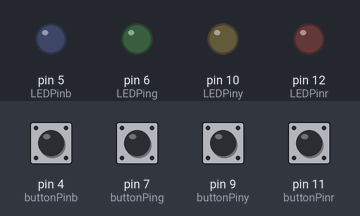
A sketch run on a simulated Arduino Uno, built with avr-gcc and run on an emulated ATmega328P. Parts: output pins drawn as LEDs (lit = HIGH). The inputs (shaded band) are chosen by the test bench; at power-on: pin 4 (buttonPinb), pin 7 (buttonPing), pin 9 (buttonPiny), pin 11 (buttonPinr) HIGH. What the sketch prints to the serial monitor is not drawn.

Above: at 1.2 s.
1.3 s: pin 4 (buttonPinb) pulled LOW for 0.15 s
At 2.6 s:
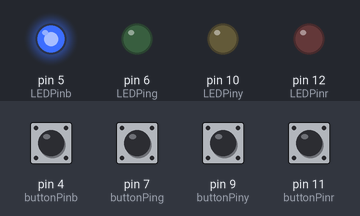
2.9 s: pin 7 (buttonPing) pulled LOW for 0.15 s
At 4.2 s:
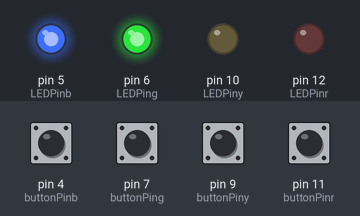
4.5 s: pin 9 (buttonPiny) pulled LOW for 0.15 s
At 5.6 s:
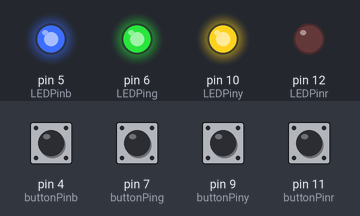
6.1 s: pin 11 (buttonPinr) pulled LOW for 0.15 s
At 7.2 s:
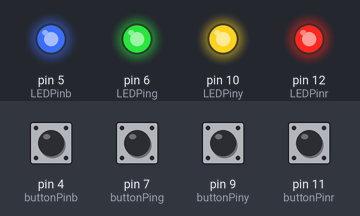
7.7 s: pin 4 (buttonPinb) pulled LOW for 1 s
At 9.0 s:
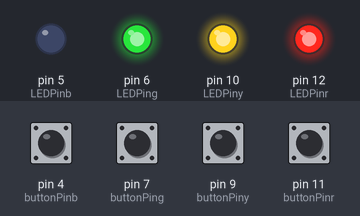
10.2 s: pin 7 (buttonPing) pulled LOW for 1 s
At 12.4 s:
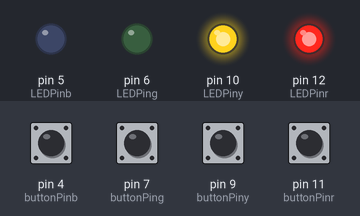
Timing chart, 0 to 13.7 s (numbered marks = the images above; inputs shaded):
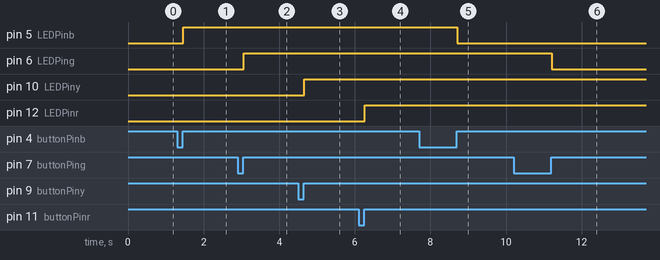

The sketch:

button-colour-selector.ino
```cpp
int buttonPinr = 11; //digital pin connected to button
int buttonPiny = 9; //digital pin connected to button
int buttonPing = 7; //digital pin connected to button
int buttonPinb = 4; //digital pin connected to button

int buttonValr; //will store button's status
int buttonValy; //will store button's status
int buttonValg; //will store button's status
int buttonValb; //will store button's status

int valOldr = 1;
int valOldy = 1;
int valOldg = 1;
int valOldb = 1;

int LEDPinr = 12; //digital pin connected to LED
int LEDPiny = 10; //digital pin connected to LED
int LEDPing = 6; //digital pin connected to LED
int LEDPinb = 5; //digital pin connected to LED

bool LEDOnr = false; //LED status (false = off, true = on)
bool LEDOny = false; //LED status (false = off, true = on)
bool LEDOng = false; //LED status (false = off, true = on)
bool LEDOnb = false; //LED status (false = off, true = on)

void setup(){
  pinMode(LEDPinr, OUTPUT);
  pinMode(buttonPinr, INPUT_PULLUP); //pin mode to use button
  pinMode(LEDPiny, OUTPUT);
  pinMode(buttonPiny, INPUT_PULLUP); //pin mode to use button
  pinMode(LEDPing, OUTPUT);
  pinMode(buttonPing, INPUT_PULLUP); //pin mode to use button
  pinMode(LEDPinb, OUTPUT);
  pinMode(buttonPinb, INPUT_PULLUP); //pin mode to use button
  Serial.begin(9600);
}

void loop(){
  buttonValr = digitalRead(buttonPinr); //gets signal from buttonPin
  Serial.println(buttonValr);

  //is button has been released
  if (buttonValr == 1 && valOldr == 0){
    if (LEDOnr == false){ //
   	  digitalWrite(LEDPinr, HIGH); //turn on light
      LEDOnr = true; //sets status to on/true
  } else {
    digitalWrite(LEDPinr, LOW); //turn off light
    LEDOnr = false; //sets status to off/fakse
    }
  }
  valOldr = buttonValr;

  buttonValy = digitalRead(buttonPiny); //gets signal from buttonPin
  Serial.println(buttonValy);

  //is button has been released
  if (buttonValy == 1 && valOldy == 0){
    if (LEDOny == false){ //
   	  digitalWrite(LEDPiny, HIGH); //turn on light
      LEDOny = true; //sets status to on/true
  } else {
    digitalWrite(LEDPiny, LOW); //turn off light
    LEDOny = false; //sets status to off/fakse
    }
  }
  valOldy = buttonValy;

  buttonValg = digitalRead(buttonPing); //gets signal from buttonPin
  Serial.println(buttonValg);

  //is button has been released
  if (buttonValg == 1 && valOldg == 0){
    if (LEDOng == false){ //
   	  digitalWrite(LEDPing, HIGH); //turn on light
      LEDOng = true; //sets status to on/true
  } else {
    digitalWrite(LEDPing, LOW); //turn off light
    LEDOng = false; //sets status to off/fakse
    }
  }
  valOldg = buttonValg;

  buttonValb = digitalRead(buttonPinb); //gets signal from buttonPin
  Serial.println(buttonValb);

  //is button has been released
  if (buttonValb == 1 && valOldb == 0){
    if (LEDOnb == false){ //
   	  digitalWrite(LEDPinb, HIGH); //turn on light
      LEDOnb = true; //sets status to on/true
  } else {
    digitalWrite(LEDPinb, LOW); //turn off light
    LEDOnb = false; //sets status to off/fakse
    }
  }
  valOldb = buttonValb;
}
```

Measured:
- after the input at 1.3 s, pin 5 (LEDPinb): LOW → HIGH after 0.16 s
- after the input at 2.9 s, pin 6 (LEDPing): LOW → HIGH after 0.16 s
- after the input at 4.5 s, pin 10 (LEDPiny): LOW → HIGH after 0.16 s
- after the input at 6.1 s, pin 12 (LEDPinr): LOW → HIGH after 0.16 s
- after the input at 7.7 s, pin 5 (LEDPinb): HIGH → LOW after 1.0 s
- after the input at 10.2 s, pin 6 (LEDPing): HIGH → LOW after 1.0 s
